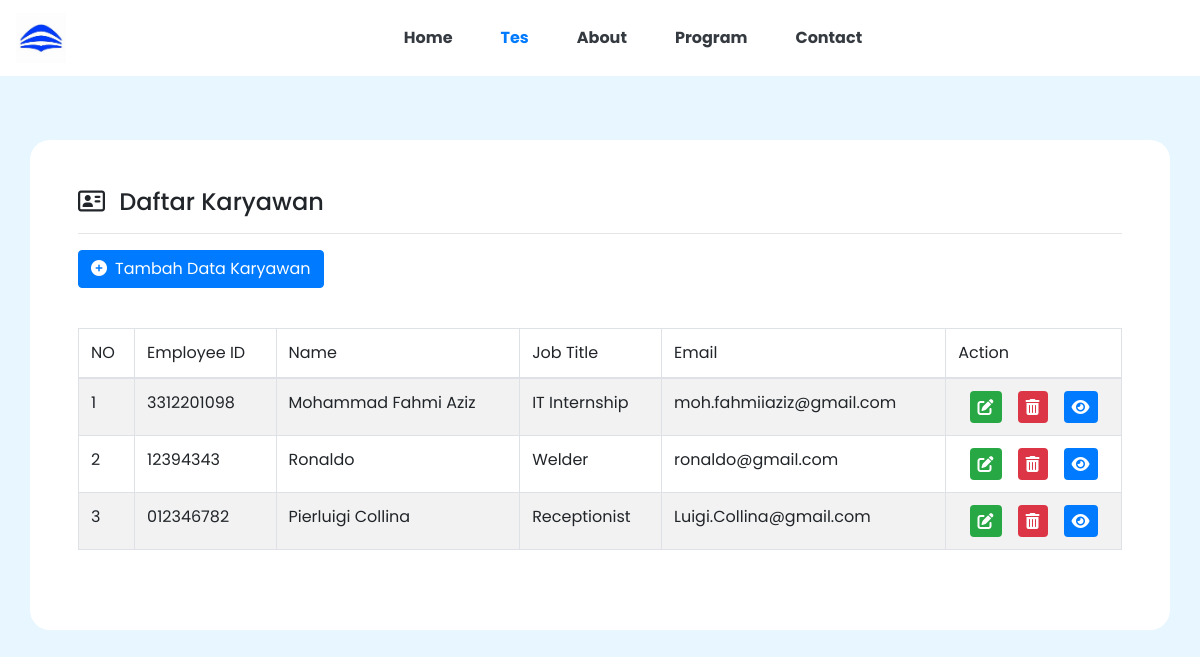
The page / on the database its author committed.
### tables this page shows
CREATE TABLE `employee` (
  `user_id` int(50) NOT NULL,
  `employee_id` varchar(50) DEFAULT NULL,
  `name` varchar(100) DEFAULT NULL,
  `job_title` varchar(100) DEFAULT NULL,
  `email` varchar(100) DEFAULT NULL
);

### view/template/table.php (the view)
<div class="table-responsive my-3">
    <table id="example" class="table table-striped table-bordered my-3">
        <thead>
            <tr>
                <td>NO</td>
                <td>Employee ID</td>
                <td>Name</td>
                <td>Job Title</td>
                <td>Email</td>
                <td>Action</td>
            </tr>
        </thead>
        <tbody>
            <?php
            include "./koneksi.php";
            $query = mysqli_query($koneksi, "SELECT * FROM employee");
            $no = 1;
            while ($data = mysqli_fetch_assoc($query)) {
            ?>
                <tr>
                    <td>
                        <?php echo $no++; ?>
                    </td>
                    <td>
                        <?php echo $data['employee_id']; ?>
                    </td>
                    <td>
                        <?php echo $data['name']; ?>
                    </td>
                    <td>
                        <?php echo $data['job_title']; ?>
                    </td>
                    <td>
                        <?php echo $data['email']; ?>
                    </td>
                    <td>
                        <div class="d-flex justify-content-center">
                            <a class="fas fa-edit bg-success p-2 text-white rounded mr-2" data-toggle="modal" data-target="#editkaryawan<?php echo $data['user_id']; ?>"></a>
                            <a class="fas fa-trash-alt bg-danger p-2 text-white rounded mx-2" data-toggle="modal" data-target="#deletekaryawan<?php echo $data['user_id']; ?>"></a>
                            <a class="fas fa-eye bg-primary p-2 text-white rounded ml-2" data-toggle="modal" data-target="#viewkaryawan<?php echo $data['user_id']; ?>"></a>
                        </div>
                    </td>
                </tr>
            <?php
            }
            ?>
        </tbody>
    </table>

### index.php (shortened to what this page needs)
<!doctype html>
<html lang="en">
<head>
    <link rel="stylesheet" href="https://cdn.jsdelivr.net/npm/bootstrap@4.1.3/dist/css/bootstrap.min.css">
    <link href='https://cdnjs.cloudflare.com/ajax/libs/font-awesome/6.5.2/css/all.min.css' rel='stylesheet'>
    <?php include "./view/template/navbar.php"; ?>
    <?php include "./view/modal_view.php"; ?>
</head>
<div class="container-sm d-flex h-100 my-3 justify-content-center align-items-center ">
    <div class="container my-5 ml-auto w-100 bg-white" style="border-radius: 20px;">
        <div class="row">
            <div class="col-md-12 p-5 pt-1">
                <h4><i class="fa-regular fa-address-card mr-2"></i> Daftar Karyawan</h4>
                <hr>
                <a href="#" class="btn btn-primary mb-2" data-toggle="modal" data-target="#tambahkaryawan">
                    <i class="fas fa-plus-circle mr-2"></i>Tambah Data Karyawan</a>
                <div class="table-responsive">
                    <?php include "./view/template/table.php" ?>
                </div>
            </div>
        </div>
    </div>
</div>
</body>
</html>

### view/template/navbar.php (shortened to what this page needs)
<body style="background-color: #E8F6FF; font-family:Poppins;">
    <nav class="navbar navbar-light bg-white navbar-expand-lg">
        <a class="navbar-brand" href="/">
            <img alt="Logo" width="50" height="50">
        </a>
        <div class="collapse navbar-collapse" id="navbarNav">
            <ul class="navbar-nav mx-auto ml-5">
                <li class="nav-item mx-3 ml-3">
                    <a class="nav-link text-dark" href="#"><b>Home</b></a>
                </li>
                <li class="nav-item mx-3">
                    <a class="nav-link text-primary" href="index.php"><b>Tes</b></a>
                </li>
                <li class="nav-item mx-3">
                    <a class="nav-link text-dark" href="#"><b>About</b></a>
                </li>
                <li class="nav-item mx-3">
                    <a class="nav-link text-dark" href="#"><b>Program</b></a>
                </li>
                <li class="nav-item mx-3">
                    <a class="nav-link text-dark" href="#"><b>Contact</b></a>
                </li>
            </ul>
        </div>
    </nav>

### rows shown on the page
employee: employee "3312201098", name "Mohammad Fahmi Aziz", job_title "IT Internship", email "moh.fahmiiaziz@gmail.com"
employee: employee "12394343", name "Ronaldo", job_title "Welder", email "ronaldo@gmail.com"
employee: employee "012346782", name "Pierluigi Collina", job_title "Receptionist", email "Luigi.Collina@gmail.com"
